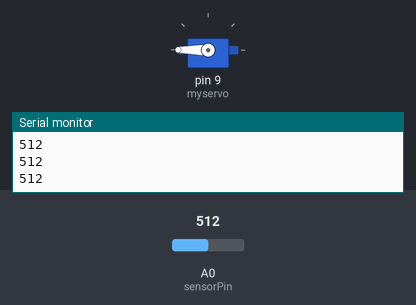
A sketch run on a simulated Arduino Uno, built with avr-gcc and run on an emulated ATmega328P. Shown: servo, the last lines printed to the serial monitor. The inputs (shaded band) are chosen by the test bench; at power-on: A0 (sensorPin) = 512.

Above: at 1.2 s.
1.3 s: A0 (sensorPin) set to 299
2.8 s: A0 (sensorPin) set to 282
At 3.3 s:
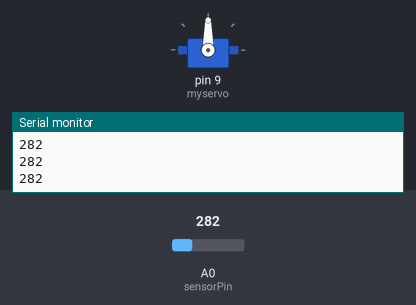
4.3 s: A0 (sensorPin) set to 300
At 5.2 s:
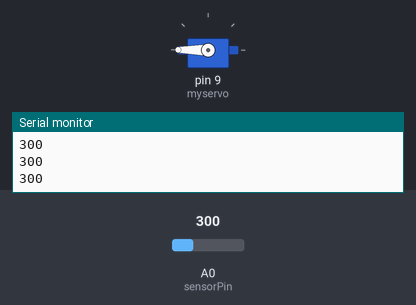
5.8 s: A0 (sensorPin) set to 280
At 6.6 s:
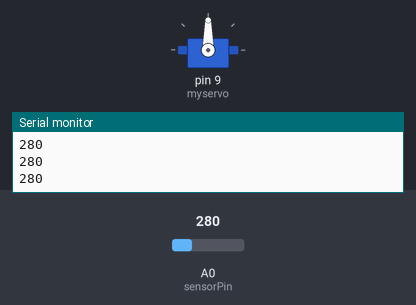
Timing chart, 0 to 8.4 s (numbered marks = the images above; inputs shaded):
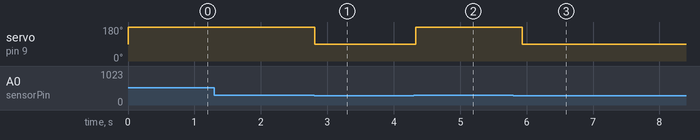

Measured:
- the behaviour switches between 290 and 289 on A0 (sensorPin) (found by bisection; images 0 and 1)
- after the input at 2.8 s, servo on pin 9 (myservo): 180° → 90° at once
- after the input at 4.3 s, servo on pin 9 (myservo): 90° → 180° at once
- after the input at 5.8 s, servo on pin 9 (myservo): 180° → 90° after 0.14 s

The sketch:

smart_dustbin.ino
```cpp
#include<Servo.h>
Servo myservo;
int pos = 0;
int sensorPin = A0;
int sensorValue = 0;

void setup() {
  // put your setup code here, to run once:
  Serial.begin(9600);
  myservo.attach(9);
}

void loop() {

 sensorValue = analogRead(sensorPin);
 Serial.println(sensorValue);
  delay(1);
 if(sensorValue >= 290)
 {
    myservo.write(pos+180);
    delay(300);
  }
else
  {
    myservo.write(pos+90);
  }
  delay(100);
  }
```
